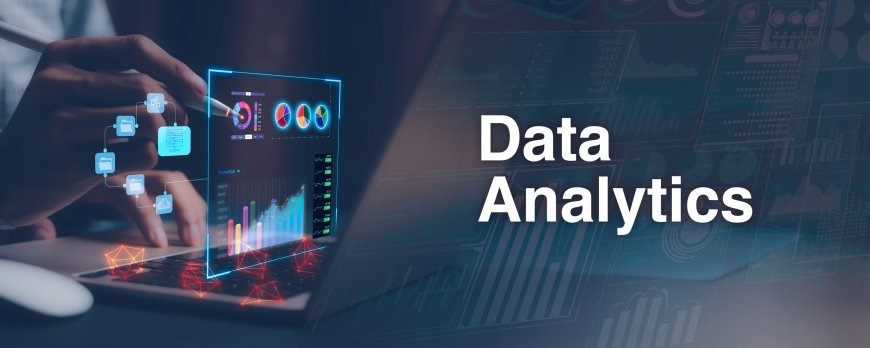
#> input picture assets/intern_data_analytics.jpg, 870 x 348 px, found by its file name
$ python pad_image_to_16_9.py
#> lines starting #> are read from the running program, lines starting #| are printed output that depends on the picture
from PIL import Image

# Open the original image
img_path = "assets/intern_data_analytics.jpg"
img = Image.open(img_path)
#> img is the input picture: PIL image 870x348 RGB; mean R, G, B 58, 72.4, 93.1
width, height = img.size
#> width = 870; height = 348

# Sample background color from top-left corner (0, 0)
bg_color = img.getpixel((5, 5))
#> bg_color = (145, 160, 179)
print(f"Sampled background color: {bg_color}")
#| Sampled background color: (145, 160, 179)

# Calculate target height for 16:9 aspect ratio
target_height = int(width * 9 / 16) # 870 * 9 / 16 = 489
#> target_height = 489
print(f"Original size: {width}x{height}")
#| Original size: 870x348
print(f"Target size: {width}x{target_height}")
#| Target size: 870x489

# Create new image with sampled background color
new_img = Image.new("RGB", (width, target_height), bg_color)
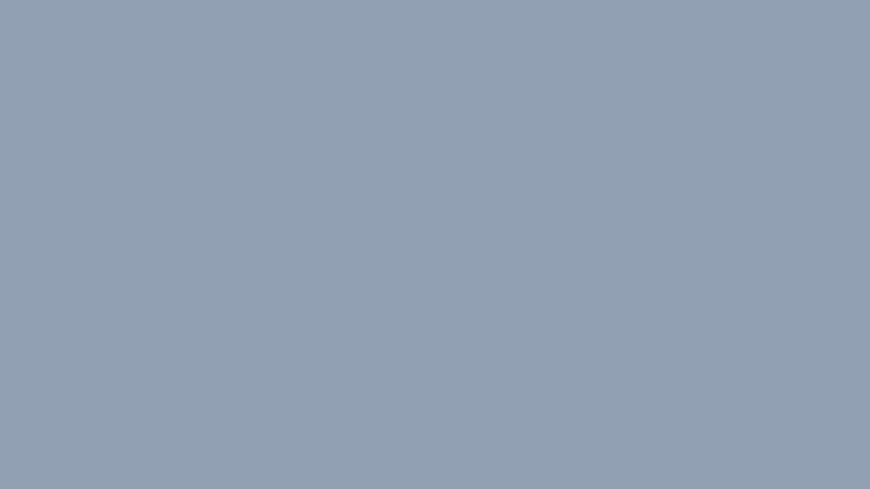
#> new_img: PIL image 870x489 RGB; mean R, G, B 145, 160, 179

# Paste the original image in the vertical center
y_offset = (target_height - height) // 2 # (489 - 348) // 2 = 70
#> y_offset = 70
new_img.paste(img, (0, y_offset))
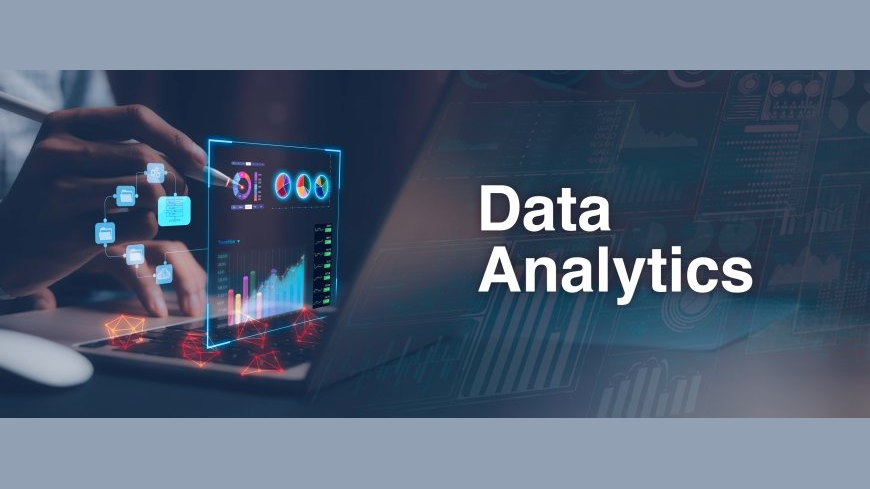
#> new_img: PIL image 870x489 RGB; mean R, G, B 83.1, 97.6, 117.9

# Save the padded image
new_img.save(img_path, "JPEG", quality=95)
print("Image padded to 16:9 successfully and saved!")
